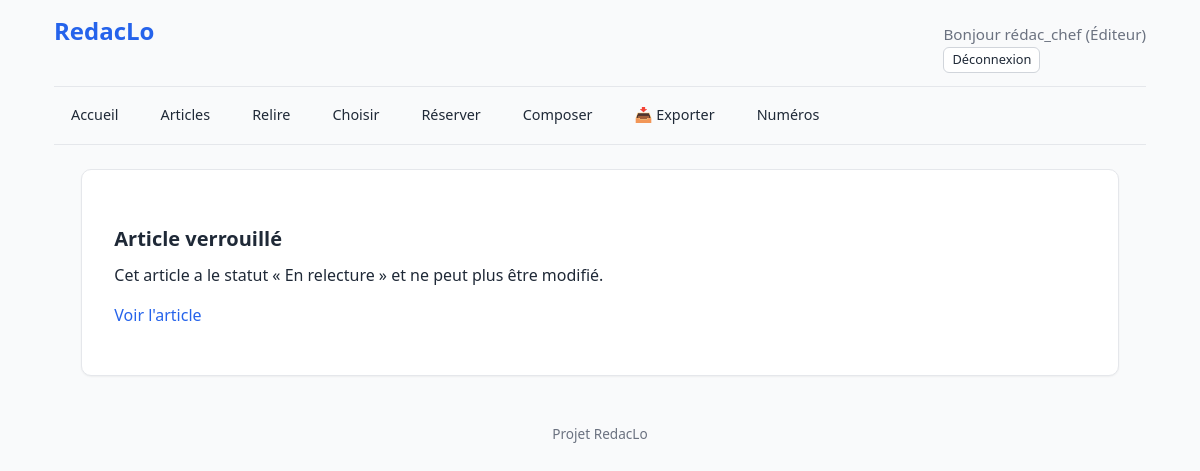
The app's page /articles/11/modifier/ (signed in) with its own data.
### accounts/models.py (models this page shows, shortened)
class User(AbstractUser):
    ROLES = [
        ("admin", "Administrateur"),
        ("editeur", "Éditeur"),
        ("membre_redaction", "Membre de la rédaction"),
        ("redacteur", "Rédacteur"),
    ]
    COULEURS = [
        ("bleu", "Bleu"), ("violet", "Violet"), ("gris", "Gris ardoise"),
        ("marine", "Bleu marine"), ("orangefonce", "Orange foncé"),
        ("marron", "Marron"), ("rouge", "Rouge"), ("vert", "Vert"),
    ]
    role = models.CharField(max_length=20, choices=ROLES, default="redacteur")
    couleur = models.CharField(max_length=20, choices=COULEURS, default="bleu")
    signature_defaut = models.CharField(
        max_length=100,
        blank=True,
        help_text="Ex: 'Correspondant LO'. Laisser vide pour utiliser le Prénom Nom."
    )
    couleur = models.CharField(
        max_length=20,
        choices=COULEURS,
        default="bleu",
        help_text="Couleur utilisée pour ses annotations dans les articles.",
    )

### articles/models.py (models this page shows, shortened)
class Article(models.Model):
    STATUTS = [
        ("brouillon", "Brouillon"),
        ("soumis", "Soumis"),
        ("en_relecture", "En relecture"),
        ("relu", "Relu"),
        ("revisions_demandees", "Révisions demandées"),
        ("valide", "Validé"),
        ("rejete", "Rejeté"),
        ("publie", "Publié"),
    ]
    STATUTS_SELECTION = [
        ("a_choisir", "À choisir pour le numéro"),
        ("disponible", "Disponible (dans le vivier)"),
        ("reserve", "Réservé (marronnier)"),
        ("utilise", "Utilisé (placé)"),
    ]
    TYPES_ARTICLE = [
        ("article", "Article"),
        ("breve", "Brève"),
        ("echo", "Écho"),
        ("courrier", "Courrier des lecteurs"),
        ("article_editorial", "Éditorial"),
    ]
    titre = models.CharField(max_length=200, help_text="Titre principal de l'article.")
    sur_titre = models.CharField(max_length=200, blank=True, help_text="Sur-titre de l'article.")
    type_article = models.CharField(max_length=20, choices=TYPES_ARTICLE, default="article", verbose_name="Type d'article")
    redacteur = models.ForeignKey(
        settings.AUTH_USER_MODEL,
        on_delete=models.CASCADE,
        related_name="articles_rediges",
        verbose_name="Rédacteur"
    )
    contenu = models.TextField()
    statut = models.CharField(max_length=20, choices=STATUTS, default="brouillon")
    rubrique = models.ForeignKey(
        "publications.Rubrique",
        on_delete=models.SET_NULL,
        null=True,
        blank=True,
        related_name="articles"
    )
    statut_selection = models.CharField(max_length=20, choices=STATUTS_SELECTION, default="a_choisir")
    date_creation = models.DateTimeField(auto_now_add=True)
    date_modification = models.DateTimeField(auto_now=True)
    version_reference = models.ForeignKey(
        "ArticleVersion",
        on_delete=models.SET_NULL,
        null=True,
        blank=True,
        related_name="+"
    )
    valide_1_par = models.ForeignKey(
        settings.AUTH_USER_MODEL,
        on_delete=models.SET_NULL,
        null=True,
        blank=True,
        related_name="articles_valides_1",
        verbose_name="Premier validateur"
    )
    valide_2_par = models.ForeignKey(
        settings.AUTH_USER_MODEL,
        on_delete=models.SET_NULL,
        null=True,
        blank=True,
        related_name="articles_valides_2",
        verbose_name="Second validateur"
    )
    valide_1_mandataire = models.ForeignKey(
        settings.AUTH_USER_MODEL,
        on_delete=models.SET_NULL,
        null=True,
        blank=True,
        related_name="articles_mandates_1",
        verbose_name="Premier validateur (mandataire)"
    )
    valide_2_mandataire = models.ForeignKey(
        settings.AUTH_USER_MODEL,
        on_delete=models.SET_NULL,
        null=True,
        blank=True,
        related_name="articles_mandates_2",
        verbose_name="Second validateur (mandataire)"
    )
    numero_reserve = models.ForeignKey(
        'publications.Publication',
        on_delete=models.SET_NULL,
        null=True,
        blank=True,
        related_name='articles_reserves',
        verbose_name="Réservé pour le numéro"
    )

### articles/views/crud.py (the view, shortened to what this page needs)
# urls.py: path("<int:pk>/modifier/", views.modifier_article, name="modifier_article"),
@role_required("redacteur")
def modifier_article(request, pk):
    article = get_object_or_404(Article, pk=pk, redacteur=request.user)
    if article.statut != "brouillon" and not request.user.is_superuser:
        return render(request, "articles/article_verrouille.html", {"article": article})

### core/context_processors.py (called while the page is built)
def notifications_non_lues(request):
    if not request.user.is_authenticated:
        return {"notifications_non_lues": 0}
    count = Notification.objects.filter(
        destinataire=request.user,
        lue=False,
    ).count()
    return {"notifications_non_lues": count}

### templates/articles/article_verrouille.html (shortened to what this page needs)
{% extends "base.html" %}
{% block contenu %}
    <h2>Article verrouillé</h2>
    <p>Cet article a le statut « {{ article.get_statut_display }} » et ne peut plus être modifié.</p>
    <p><a href="{% url 'articles:detail_article' article.pk %}">Voir l'article</a></p>
{% endblock %}

### templates/base.html (shortened to what this page needs)
<!DOCTYPE html>
{% load static %}
<html lang="fr">
    <head>
        <link rel="stylesheet" href="{% static 'css/main.css' %}">
    </head>
    <body>
        <header>
            <div class="header-top">
                <h1 class="site-title">
                    <a href="{% url 'core:accueil' %}">RedacLo</a>
                </h1>
                {% if user.is_authenticated %}
                    <div class="user-info-container">
                        <span class="user-greeting">
                            Bonjour {{ user.username }} <span class="user-role">({{ user.get_role_display }})</span>
                        </span>
                        <form method="post" action="{% url 'logout' %}" style="margin: 0;">
                            <button type="submit" class="btn btn-sm btn-secondary" style="cursor: pointer; padding: 0.2rem 0.5rem; font-size: 0.8rem;">
                                Déconnexion
                            </button>
                        </form>
                    </div>
                {% else %}
                    <div>
                        <a href="{% url 'login' %}" class="btn btn-sm btn-primary">Connexion</a>
                    </div>
                {% endif %}
            </div>
            <nav class="main-nav">
                <div class="nav-left" id="nav-links">
                    <a href="{% url 'core:accueil' %}" class="btn btn-ghost {% if request.resolver_match.url_name == 'accueil' %}active{% endif %}">Accueil</a>
                    <a href="{% url 'articles:mes_articles' %}" class="btn btn-ghost {% if request.resolver_match.url_name == 'mes_articles' %}active{% endif %}">Articles</a>
                    {% if user.role == "editeur" or user.role == "membre_redaction" or user.role == "admin" %}
                        <a href="{% url 'reviews:a_relire' %}" class="btn btn-ghost {% if request.resolver_match.url_name == 'a_relire' %}active{% endif %}">Relire</a>
                        <a href="{% url 'publications:choisir' %}" class="btn btn-ghost {% if request.resolver_match.url_name == 'choisir' %}active{% endif %}">Choisir</a>
                        <a href="{% url 'publications:articles_reserves' %}" class="btn btn-ghost {% if request.resolver_match.url_name == 'articles_reserves' %}active{% endif %}">Réserver</a>
                        <a href="{% url 'publications:composition' %}" class="btn btn-ghost {% if request.resolver_match.url_name == 'composition' %}active{% endif %}">Composer</a>
                        <a href="{% url 'publications:exporter_index' %}" class="btn btn-ghost {% if request.resolver_match.url_name == 'exporter_index' %}active{% endif %}">📥 Exporter</a>
                        <a href="{% url 'publications:numeros' %}" class="btn btn-ghost {% if request.resolver_match.url_name == 'numeros' %}active{% endif %}">Numéros</a>
                    {% endif %}
                </div>
            </nav>
        <main class="{% block main_class %}{% endblock %}">
            {% block contenu %}{% endblock %}
        </main>
        <footer>
            <p>Projet RedacLo</p>
        </footer>
    </body>
</html>

### static/css/base.css (style rules this page uses)
:root { --c-primary: #2563eb; --c-primary-dark: #1e40af; --c-primary-soft: #dbeafe; --c-success: #16a34a; --c-success-soft: #dcfce7; --c-danger: #dc2626; --c-danger-dark: #991b1b; --c-danger-soft: #fee2e2; --c-warning: #d97706; --c-warning-soft: #fef3c7; --c-text: #1f2937; --c-text-muted: #6b7280; --c-text-light: #9ca3af; --c-bg: #f9fafb; --c-surface: #ffffff; --c-surface-alt: #f3f4f6; --c-border: #e5e7eb; --c-border-strong: #d1d5db; --s-1: 0.25rem; --s-2: 0.5rem; --s-3: 0.75rem; --s-4: 1rem; --s-5: 1.5rem; --s-6: 2rem; --s-8: 3rem; --font-sans: system-ui, -apple-system, "Segoe UI", Roboto, sans-serif; --font-serif: Georgia, "Times New Roman", serif; --radius-sm: 4px; --radius: 6px; --radius-lg: 10px; --shadow-sm: 0 1px 2px rgba(0, 0, 0, 0.05); --shadow-md: 0 4px 6px rgba(0, 0, 0, 0.07); }
*, *::before, *::after { box-sizing: border-box; }
body { margin: 0; font-family: var(--font-sans); font-size: 16px; line-height: 1.5; color: var(--c-text); background-color: var(--c-bg); }
h1, h2, h3, h4 { margin: 0 0 var(--s-3) 0; line-height: 1.25; font-weight: 600; color: var(--c-text); }
h1 { font-size: 1.5rem; color: var(--c-primary); }
h2 { font-size: 1.25rem; margin-top: var(--s-5); }
p { margin: 0 0 var(--s-4) 0; }
a { color: var(--c-primary); text-decoration: none; }

### static/css/components.css (style rules this page uses)
button { font: inherit; cursor: pointer; }
.btn { display: inline-block; padding: var(--s-2) var(--s-4); font: inherit; font-size: 0.9rem; font-weight: 500; line-height: 1.4; text-align: center; text-decoration: none; border: 1px solid transparent; border-radius: var(--radius); cursor: pointer; transition: background-color 0.15s, border-color 0.15s, color 0.15s; white-space: nowrap; }
.btn-secondary { background-color: var(--c-surface); color: var(--c-text); border-color: var(--c-border-strong); }
.btn-ghost { background-color: transparent; color: var(--c-text); border-color: transparent; }
.btn-sm { padding: var(--s-1) var(--s-3); font-size: 0.85rem; }

### static/css/layout.css (style rules this page uses)
header, footer, main { max-width: 95%; margin-left: auto; margin-right: auto; padding: var(--s-4) var(--s-5); }
main { background: var(--c-surface); border: 1px solid var(--c-border); border-radius: var(--radius-lg); padding: var(--s-6); box-shadow: var(--shadow-sm); }
header { margin-bottom: 0; }
footer { margin-top: var(--s-6); padding: var(--s-4) 0; font-size: 0.85rem; color: var(--c-text-muted); text-align: center; }
.header-top { display: flex; justify-content: space-between; align-items: baseline; margin-bottom: 0.8rem; }
.site-title { margin: 0; font-size: 1.5rem; }
.site-title a { color: var(--c-primary); text-decoration: none; }
.user-greeting { margin: 0; font-size: 0.95rem; color: var(--c-text-muted); }
.main-nav { display: flex; justify-content: space-between; align-items: center; border-top: 1px solid var(--c-border); border-bottom: 1px solid var(--c-border); padding: 0.6rem 0; margin-bottom: 1.5rem; }
.nav-left { display: flex; align-items: center; gap: 0.5rem; }

### records on screen
User: username "rédac_chef", role "Éditeur"
Article: statut "En relecture"
